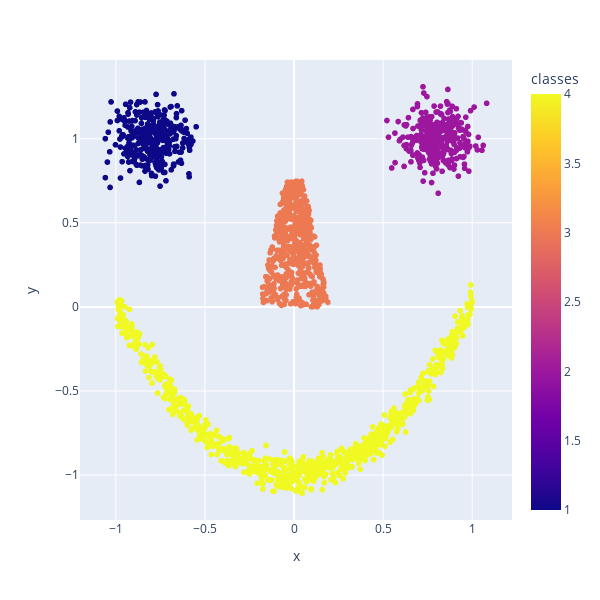

Notebook code for this chart:
### Code cell
fig = px.scatter(smiley, x = 'x', y = 'y', color = 'classes', width = 600, height = 600)
fig

### Figure 1 — Plotly figure (JSON) as saved in the notebook; plotly's stock layout.template omitted (floating-point values rounded to 4 significant figures; data arrays with more than 128 entries replaced by an {"elided": "..."} marker saying what was removed)
{"data": [{"hovertemplate": "x=%{x}<br>y=%{y}<br>classes=%{marker.color}<extra></extra>", "legendgroup": "", "marker": {"color": {"elided": "2000 int values"}, "coloraxis": "coloraxis", "symbol": "circle"}, "mode": "markers", "name": "", "showlegend": false, "type": "scattergl", "x": {"elided": "2000 float values"}, "xaxis": "x", "y": {"elided": "2000 float values"}, "yaxis": "y"}], "layout": {"coloraxis": {"colorbar": {"title": {"text": "classes"}}, "colorscale": [[0, "#0d0887"], [0.1111, "#46039f"], [0.2222, "#7201a8"], [0.3333, "#9c179e"], [0.4444, "#bd3786"], [0.5556, "#d8576b"], [0.6667, "#ed7953"], [0.7778, "#fb9f3a"], [0.8889, "#fdca26"], [1, "#f0f921"]]}, "height": 600, "legend": {"tracegroupgap": 0}, "margin": {"t": 60}, "width": 600, "xaxis": {"anchor": "y", "autorange": true, "domain": [0, 1], "range": [-1.201, 1.224], "title": {"text": "x"}, "type": "linear"}, "yaxis": {"anchor": "x", "autorange": true, "domain": [0, 1], "range": [-1.267, 1.468], "title": {"text": "y"}, "type": "linear"}}}
